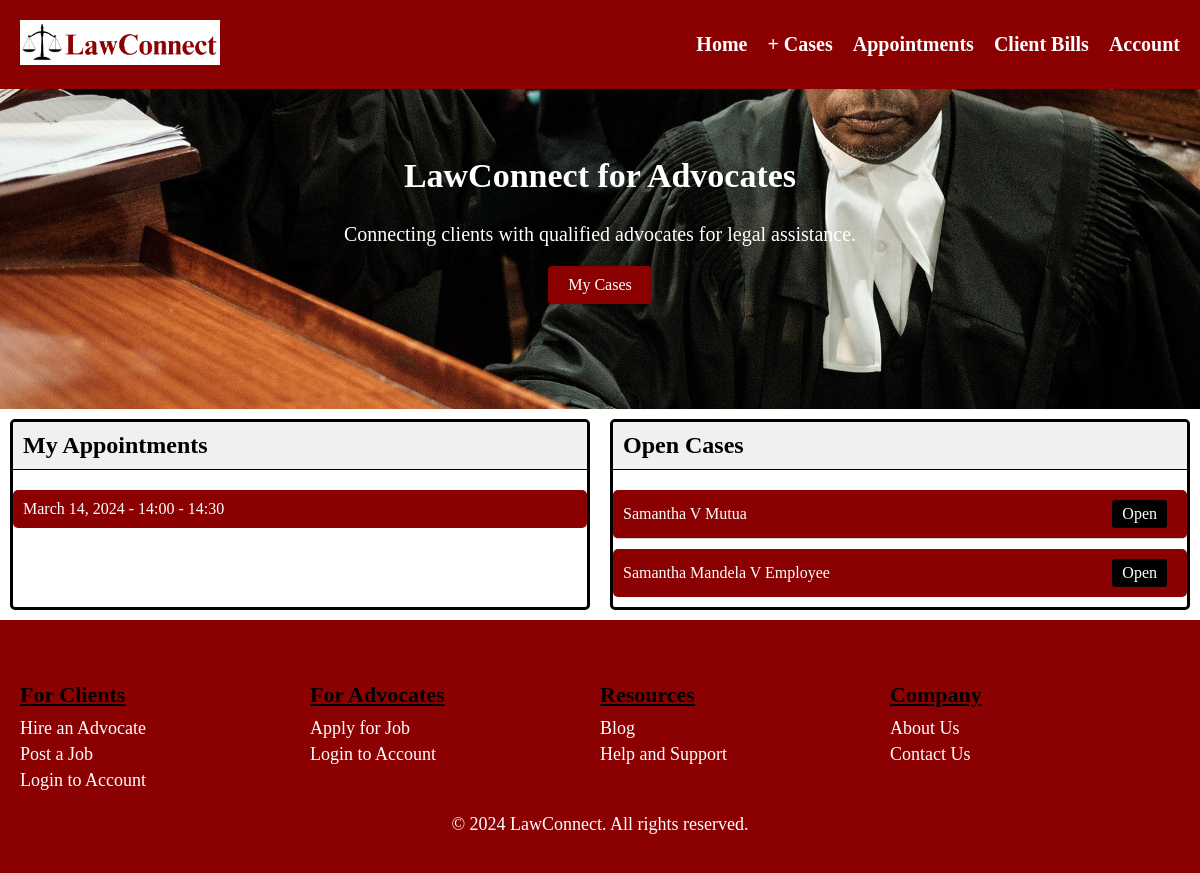
/lawapp/advoc_dash/ (signed in), run on the app's committed database.
### lawapp/models.py (models this page shows, shortened)
class Appointment(models.Model):
    advocate = models.ForeignKey(User, on_delete=models.CASCADE, related_name='advoc_myappts')
    client = models.ForeignKey(User, on_delete=models.CASCADE, related_name='client_myappts')
    appointment_date = models.DateField(null=True, blank=True)
    TIME_SLOT_CHOICES = [
        ('8:00 - 8:30', '8:00 - 8:30'),
        ('8:30 - 9:00', '8:30 - 9:00'),
        ('9:00 - 9:30', '9:00 - 9:30'),
        ('9:30 - 10:00', '9:30 - 10:00'),
        ('10:00 - 10:30', '10:00 - 10:30'),
        ('10:30 - 11:00', '10:30 - 11:00'),
        ('11:00 - 11:30', '11:00 - 11:30'),
        ('11:30 - 12:00', '11:30 - 12:00'),
        ('12:00 - 12:30', '12:00 - 12:30'),
        ('12:30 - 13:00', '12:30 - 13:00'),
        ('14:00 - 14:30', '14:00 - 14:30'),
        ('14:30 - 15:00', '14:30 - 15:00'),
        ('15:00 - 15:30', '15:00 - 15:30'),
        ('15:30 - 16:00', '15:30 - 16:00'),
        ('16:00 - 16:30', '16:00 - 16:30'),
        ('16:30 - 17:00', '16:30 - 17:00'),
    ]
    time_slot = models.CharField(max_length=25, choices=TIME_SLOT_CHOICES)
    APPOINTMENT_TYPES = [
        ('in_office', 'In-Office'),
        ('phone', 'Phone')
    ]
    appointment_type = models.CharField(max_length=10, choices=APPOINTMENT_TYPES)
    phone_number = models.CharField(max_length=15)
    date_created = models.DateTimeField(auto_now_add=True, null=True, blank=True)
    cancelled = models.BooleanField(default=False)
    rejected = models.BooleanField(default=False)

class Case(models.Model):
    advocate = models.ForeignKey(User, on_delete=models.CASCADE, related_name='created_cases')
    client = models.ForeignKey(User, on_delete=models.CASCADE, related_name='assigned_cases', null=True, blank=True)
    case_name = models.CharField(max_length=512)
    case_number = models.CharField(max_length=255, null=True, blank=True)
    client_role = models.CharField(max_length=20, choices=(('plaintiff', 'Plaintiff/Petitioner'), ('defendant', 'Defendant/Respondent')))
    case_description = models.TextField()
    date_launched = models.DateTimeField(auto_now_add=True, null=True, blank=True)
    open_status = models.BooleanField(default=True)

### lawapp/views.py (the view)
# urls.py: path("advoc_dash/", views.advoc_dash, name="advoc_dash"),
@login_required
def advoc_dash(request):
    open_cases = Case.objects.filter(advocate=request.user, open_status=True).order_by('-date_launched')
    appointments = Appointment.objects.filter(advocate=request.user, cancelled=False, rejected=False).order_by('appointment_date')
    context = {
        'open_cases': open_cases,
        'appointments': appointments,
    }
    return render(request, "lawapp/advocate/advoc_dash.html", context)

### lawapp/templates/lawapp/advocate/advoc_dash.html (shortened to what this page needs)
{% load static %}
<!DOCTYPE html>
<html>
<head>
  <link rel="stylesheet" href="{% static 'css/advocate.css' %}">
</head>
<body>
  <header>
    <div class="logo">
      <img src="{% static 'images/legal_scales_logo.png' %}" alt="LawConnect Logo">
    </div>
    <nav>
      <ul>
          <li><a href="{% url 'advoc_dash' %}">Home</a></li>
          <li class="dropdown">
            <a href="#" class="dropbtn">+ Cases</a>
          </li>
          <li><a href="{% url 'advoc_appts' %}">Appointments</a></li>
          <li><a href="{% url 'advoc_bills' %}">Client Bills</a></li>
          <li class="dropdown">
            <a href="#" class="dropbtn">Account</a>
          </li>
      </ul>
    </nav>
  </header>
  <section class="hero">
    <div class="hero-content">
      <h2>LawConnect for Advocates</h2>
      <p>Connecting clients with qualified advocates for legal assistance.</p>
      <a href="{% url 'advoc_mycases' %}" class="cta-button">My Cases</a>
    </div>
  </section>
  <section class="dashboard">
    <div class="open-cases">
        <h2>My Appointments</h2>
        <ul>
          {% for appointment in appointments %}
          <li class="case-row" data-case-id="{{ case.id }}">
              <div class="case-details">
                  <span>{{ appointment.appointment_date|date:"F d, Y" }} - {{ appointment.time_slot }}</span>
              </div>
          </li>
          {% endfor %}
        </ul>
    </div>
    <div class="open-cases">
        <h2>Open Cases</h2>
        <ul>
          {% for case in open_cases %}
          <li class="case-row" data-case-id="{{ case.id }}">
              <div class="case-details">
                  <span>{{ case.case_name }}</span>
              </div>
              <a href="{% url 'advoc_casedetails' case.id %}" class="open-button">Open</a>
          </li>
          {% endfor %}
        </ul>
    </div>
  </section>
  <footer>
    <div class="footer-columns">
      <div class="footer-column">
        <h3>For Clients</h3>
        <ul>
          <li><a href="#">Hire an Advocate</a></li>
          <li><a href="#">Post a Job</a></li>
          <li><a href="#">Login to Account</a></li>
        </ul>
      </div>
      <div class="footer-column">
        <h3>For Advocates</h3>
        <ul>
          <li><a href="#">Apply for Job</a></li>
          <li><a href="#">Login to Account</a></li>
        </ul>
      </div>
      <div class="footer-column">
        <h3>Resources</h3>
        <ul>
          <li><a href="#">Blog</a></li>
          <li><a href="#">Help and Support</a></li>
        </ul>
      </div>
      <div class="footer-column">
        <h3>Company</h3>
        <ul>
          <li><a href="#">About Us</a></li>
          <li><a href="#">Contact Us</a></li>
        </ul>
      </div>
    </div>
    <p>© 2024 LawConnect. All rights reserved.</p>
  </footer>
</body>
</html>

### lawapp/static/css/advocate.css (style rules this page uses)
body { margin: 0; font-family: 'Times New Roman', Times, serif; }
header { background-color: #8B0000; padding: 10px 20px; display: flex; align-items: center; justify-content: space-between; }
.logo img { width: 200px; height: auto; margin-top: 10px; margin-bottom: 10px; }
nav ul { list-style: none; margin: 0; padding: 0; display: flex; }
nav ul li { margin-left: 20px; }
nav ul li a { color: #FFFFFF; text-decoration: none; font-weight: bold; font-size: 20px; }
.dropdown { position: relative; display: inline-block; }
section.hero { height: 30vh; padding: 40px; text-align: center; background-image: url('/static/images/background_2.jpg'); background-size: cover; background-position: center; background-repeat: no-repeat; }
.hero-content { max-width: 800px; margin: 0 auto; }
.hero-content h2 { color: #FFFFFF; font-size: 34px; }
.hero-content p { color: #FFFFFF; font-size: 20px; }
.cta-button { display: inline-block; padding: 10px 20px; background-color: #8B0000; color: #fff; text-decoration: none; border-radius: 4px; transition: background-color 0.3s; cursor: pointer; }
.dashboard { display: flex; }
.appointments, .open-cases { flex: 1; margin: 10px; border: 3px solid #000000; border-radius: 5px; overflow-y: auto; max-height: 300px; }
.open-cases .case-row { background-color: #8B0000; color: #FFFFFF; margin-bottom: 10px; padding: 10px; border-radius: 5px; display: flex; justify-content: space-between; align-items: center; }
.open-cases .case-details { flex: 1; }
.open-cases .open-button { margin-right: 10px; background-color: black; color: white; padding: 5px 10px; text-decoration: none; border-radius: 3px; }
.appointments h2, .open-cases h2 { margin-top: 0; padding: 10px; background-color: #f0f0f0; border-bottom: 1px solid #000000; }
.appointments ul, .open-cases ul { list-style: none; padding: 0; margin: 0; }
.appointments ul li, .open-cases ul li { display: flex; justify-content: space-between; margin-bottom: 10px; padding: 10px; border-bottom: 1px solid #ccc; }
.appointments ul li:last-child, .open-cases ul li:last-child { border-bottom: none; }
footer { background-color: #8B0000; padding: 20px; text-align: center; }
footer p { color: #FFFFFF; text-align: center; font-size: 18px; }
.footer-columns { display: flex; justify-content: space-between; margin-top: 20px; text-align: left; }
.footer-columns::after { content: ''; flex: 1; }
.footer-column { width: calc(25% - 20px); margin-right: 20px; display: inline-block; vertical-align: top; }
.footer-column h3 { font-size: 22px; margin-bottom: 10px; text-align: left; text-decoration: underline; }
.footer-column ul { margin: 0; padding: 0; list-style: none; }
.footer-column ul li { margin-bottom: 5px; }
.footer-column ul li a { color: #FFFFFF; text-decoration: none; display: block; font-size: 18px; }

### data on the page
Appointment: appointment_date "March 14, 2024", time_slot "14:00 - 14:30"
Case: case_name "Samantha V Mutua"
Case: case_name "Samantha Mandela V Employee"
